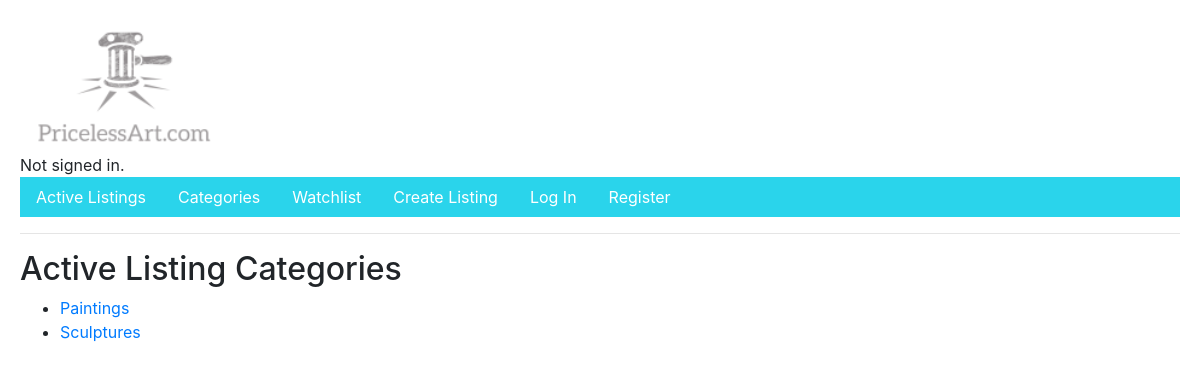
The page /categories on the database its author committed.
### auctions/models.py (models this page shows)
class ItemCategory (models.Model):
    ItemCategoryName=models.CharField('Cat Name', max_length=20)
    def __str__(self):
        return f"{self.ItemCategoryName}"

### auctions/views.py (the view)
# urls.py: ,path( "categories",views.categories,name='categories')
def categories(request):
    return render(request, "auctions/categories.html",{
        "categories": ItemCategory.objects.all()
    })

### auctions/templates/auctions/categories.html
{% extends "auctions/layout.html" %}
{% block body %}
    <h2>Active Listing Categories</h2>
    <ul>
        {% for c in categories %}
            <li>
                <a href="{% url 'categoriesindex' c.id %}">{{ c }} </a>
            </li>
        {% endfor %}
        </ul>
{% endblock %}

### auctions/static/auctions/styles.css (style rules this page uses)
body { padding: 20px; }

### rows shown on the page
ItemCategory: ItemCategoryName "Paintings"
ItemCategory: ItemCategoryName "Sculptures"
